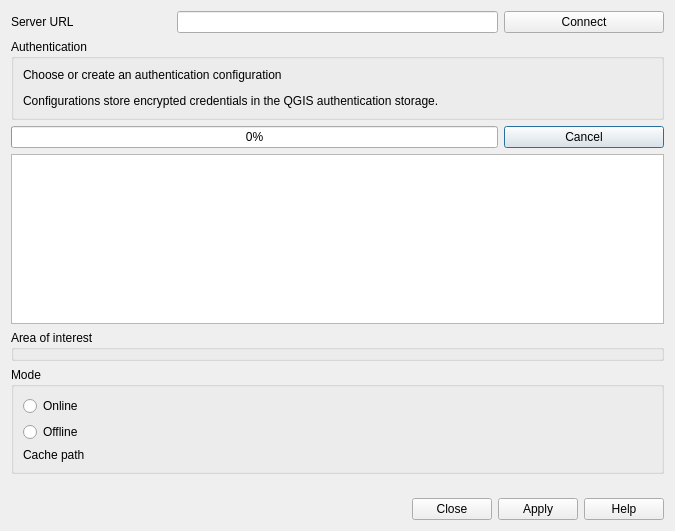
<?xml version="1.0" encoding="UTF-8"?>
<ui version="4.0">
 <class>OgcApiClientDialogBase</class>
 <widget class="QDialog" name="OgcApiClientDialogBase">
  <property name="geometry">
   <rect>
    <x>0</x>
    <y>0</y>
    <width>675</width>
    <height>531</height>
   </rect>
  </property>
  <property name="windowTitle">
   <string>OGC API Client</string>
  </property>
  <layout class="QGridLayout" name="gridLayout_2">
   <item row="2" column="3">
    <widget class="QPushButton" name="button_cancel">
     <property name="text">
      <string>Cancel</string>
     </property>
    </widget>
   </item>
   <item row="2" column="0" colspan="3">
    <widget class="QProgressBar" name="progress_bar">
     <property name="value">
      <number>0</number>
     </property>
    </widget>
   </item>
   <item row="1" column="0" colspan="4">
    <widget class="QGroupBox" name="groupBox_2">
     <property name="title">
      <string>Authentication</string>
     </property>
     <layout class="QVBoxLayout" name="verticalLayout">
      <item>
       <widget class="QLabel" name="label_5">
        <property name="sizePolicy">
         <sizepolicy hsizetype="Preferred" vsizetype="Minimum">
          <horstretch>0</horstretch>
          <verstretch>0</verstretch>
         </sizepolicy>
        </property>
        <property name="text">
         <string>Choose or create an authentication configuration</string>
        </property>
        <property name="textFormat">
         <enum>Qt::TextFormat::PlainText</enum>
        </property>
        <property name="wordWrap">
         <bool>true</bool>
        </property>
       </widget>
      </item>
      <item>
       <widget class="QgsAuthConfigSelect" name="auth_widget" native="true"/>
      </item>
      <item>
       <widget class="QLabel" name="label_6">
        <property name="sizePolicy">
         <sizepolicy hsizetype="Preferred" vsizetype="Minimum">
          <horstretch>0</horstretch>
          <verstretch>0</verstretch>
         </sizepolicy>
        </property>
        <property name="text">
         <string>Configurations store encrypted credentials in the QGIS authentication storage.</string>
        </property>
        <property name="textFormat">
         <enum>Qt::TextFormat::PlainText</enum>
        </property>
        <property name="wordWrap">
         <bool>true</bool>
        </property>
       </widget>
      </item>
     </layout>
    </widget>
   </item>
   <item row="0" column="3">
    <widget class="QPushButton" name="button_connect">
     <property name="text">
      <string>Connect</string>
     </property>
    </widget>
   </item>
   <item row="5" column="0" colspan="4">
    <widget class="QGroupBox" name="groupBox">
     <property name="title">
      <string>Mode</string>
     </property>
     <layout class="QGridLayout" name="gridLayout">
      <item row="2" column="0">
       <widget class="QLabel" name="label_cache_path">
        <property name="text">
         <string>Cache path</string>
        </property>
       </widget>
      </item>
      <item row="1" column="0">
       <widget class="QRadioButton" name="button_offline">
        <property name="text">
         <string>Offline</string>
        </property>
       </widget>
      </item>
      <item row="2" column="1">
       <widget class="QgsFileWidget" name="widget_cache_path" native="true"/>
      </item>
      <item row="0" column="0">
       <widget class="QRadioButton" name="button_online">
        <property name="text">
         <string>Online</string>
        </property>
       </widget>
      </item>
     </layout>
    </widget>
   </item>
   <item row="3" column="0" colspan="4">
    <widget class="QTreeView" name="collections_tree">
     <property name="editTriggers">
      <set>QAbstractItemView::EditTrigger::NoEditTriggers</set>
     </property>
     <property name="alternatingRowColors">
      <bool>true</bool>
     </property>
     <property name="selectionMode">
      <enum>QAbstractItemView::SelectionMode::ExtendedSelection</enum>
     </property>
     <property name="sortingEnabled">
      <bool>true</bool>
     </property>
     <attribute name="headerVisible">
      <bool>true</bool>
     </attribute>
    </widget>
   </item>
   <item row="7" column="0" colspan="4">
    <widget class="QDialogButtonBox" name="buttonBox">
     <property name="orientation">
      <enum>Qt::Orientation::Horizontal</enum>
     </property>
     <property name="standardButtons">
      <set>QDialogButtonBox::StandardButton::Apply|QDialogButtonBox::StandardButton::Close|QDialogButtonBox::StandardButton::Help</set>
     </property>
    </widget>
   </item>
   <item row="0" column="1" colspan="2">
    <widget class="QLineEdit" name="edit_server_url"/>
   </item>
   <item row="4" column="0" colspan="4">
    <widget class="QgsExtentGroupBox" name="group_extent">
     <property name="title">
      <string>Area of interest</string>
     </property>
     <property name="collapsed" stdset="0">
      <bool>true</bool>
     </property>
    </widget>
   </item>
   <item row="0" column="0">
    <widget class="QLabel" name="label">
     <property name="text">
      <string>Server URL</string>
     </property>
    </widget>
   </item>
   <item row="6" column="0" colspan="4">
    <spacer name="verticalSpacer">
     <property name="orientation">
      <enum>Qt::Orientation::Vertical</enum>
     </property>
     <property name="sizeHint" stdset="0">
      <size>
       <width>20</width>
       <height>40</height>
      </size>
     </property>
    </spacer>
   </item>
  </layout>
  <zorder>group_extent</zorder>
  <zorder>label</zorder>
  <zorder>edit_server_url</zorder>
  <zorder>button_connect</zorder>
  <zorder>buttonBox</zorder>
  <zorder>groupBox</zorder>
  <zorder>progress_bar</zorder>
  <zorder>collections_tree</zorder>
  <zorder>groupBox_2</zorder>
  <zorder>button_cancel</zorder>
  <zorder>verticalSpacer</zorder>
 </widget>
 <customwidgets>
  <customwidget>
   <class>QgsAuthConfigSelect</class>
   <extends>QWidget</extends>
   <header>qgsauthconfigselect.h</header>
   <container>1</container>
  </customwidget>
  <customwidget>
   <class>QgsFileWidget</class>
   <extends>QWidget</extends>
   <header>qgis.gui</header>
   <container>1</container>
  </customwidget>
  <customwidget>
   <class>QgsExtentGroupBox</class>
   <extends>QGroupBox</extends>
   <header>qgis.gui</header>
   <container>1</container>
  </customwidget>
 </customwidgets>
 <resources/>
 <connections>
  <connection>
   <sender>buttonBox</sender>
   <signal>accepted()</signal>
   <receiver>OgcApiClientDialogBase</receiver>
   <slot>accept()</slot>
   <hints>
    <hint type="sourcelabel">
     <x>248</x>
     <y>254</y>
    </hint>
    <hint type="destinationlabel">
     <x>157</x>
     <y>274</y>
    </hint>
   </hints>
  </connection>
  <connection>
   <sender>buttonBox</sender>
   <signal>rejected()</signal>
   <receiver>OgcApiClientDialogBase</receiver>
   <slot>reject()</slot>
   <hints>
    <hint type="sourcelabel">
     <x>316</x>
     <y>260</y>
    </hint>
    <hint type="destinationlabel">
     <x>286</x>
     <y>274</y>
    </hint>
   </hints>
  </connection>
 </connections>
</ui>
